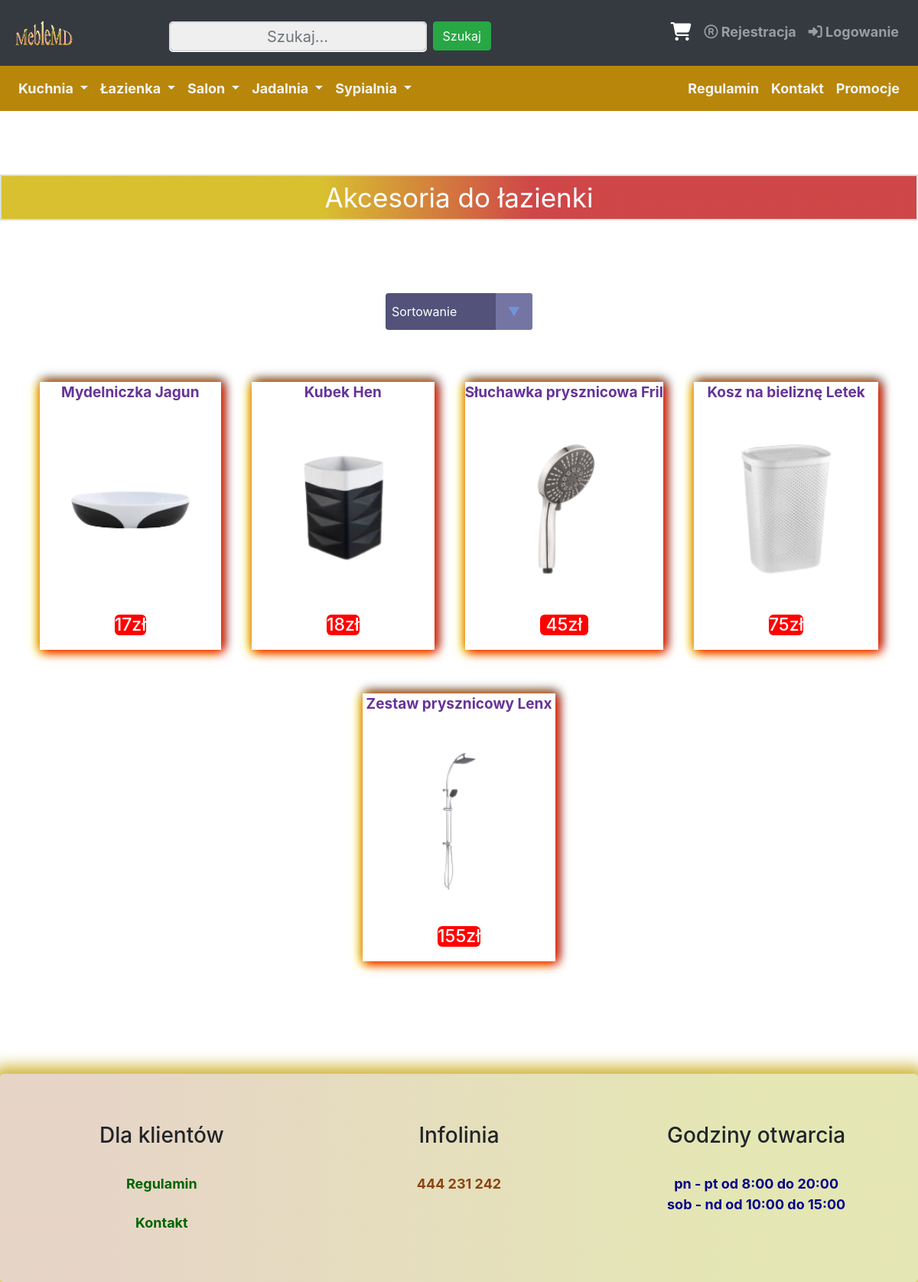
Page /lazienka_akcesorie_lazienkowe.php on the committed database.
### tables this page shows
CREATE TABLE `produkty` (
  `id` int(11) NOT NULL,
  `id_zdjec` varchar(15) DEFAULT NULL,
  `id_opisu_zdj` text NOT NULL,
  `nazwa` varchar(50) NOT NULL,
  `opis` text NOT NULL,
  `parametry` text NOT NULL,
  `cena` float NOT NULL,
  `ilosc` int(11) NOT NULL,
  `id_podkategoria` int(11) NOT NULL
);

### lazienka_akcesorie_lazienkowe.php (the view, shortened to what this page needs)
<?php
include("connect.php");
$sortowanie = isset($_POST['sort']) ? $_POST['sort'] : '';
?>
<!DOCTYPE html>
<html lang="pl">
<head>
<link href="style.css" rel="stylesheet" type="text/css" />
<link rel="stylesheet" href="https://maxcdn.bootstrapcdn.com/font-awesome/4.5.0/css/font-awesome.min.css">
<link rel="stylesheet" href="https://maxcdn.bootstrapcdn.com/bootstrap/4.5.2/css/bootstrap.min.css">
</head>
<body>
<div class="container-fluid">
<br><br><br>
 <?php
		echo'<nav class="navbar navbar-expand-xl bg-dark navbar-dark" style="position: relative;bottom:0.9cm;padding:17px">';
		echo'
				<a class="navbar-brand mx-auto" href="index.php"> <img class="img-fluid" src="images/logo.png" width="180" height="180"></a>
				<button class="navbar-toggler" type="button" data-toggle="collapse" data-target=".dual-collapse2">
					<span class="navbar-toggler-icon"></span>
				</button>';
				echo'<div class="navbar-collapse collapse w-100 order-2 dual-collapse2">';
				echo'<ul class="navbar-nav ml-auto">';
				echo'<li class="nav-item ">
				<form class="form-inline" action="wyszukiwarka.php" method="post" >
				<input class="form-control mr-sm-2 " name="wartosc" type="text" placeholder="Szukaj..." required>
				<button class="btn btn-success" text-center type="submit" style="position: relative; top:0.11cm;">Szukaj</button>
				</form>
				</li>';
				echo'</ul>';
				echo'</div>';
		echo'<div class="navbar-collapse collapse w-100 order-3 dual-collapse2">';
		echo'<ul class="navbar-nav ml-auto">';
		echo'  <li class="nav-item">';
		echo'   <a class="nav-link " href="wyswietlanie_koszyka.php">
		<i class="fa fa-shopping-cart"  data-toggle="tooltip" data-placement="bottom" title="Koszyk" style="font-size:24px;color:white; padding:1px"></i></a>';
		echo' 	</li>';
		if(isset($id_uzytkownika)!="")
			{}
			else{
		echo'  <li class="nav-item">';
		echo'   <a class="nav-link " href="rejestracja.php"><i class="fa fa-registered" aria-hidden="true"></i>  Rejestracja</a>';
		echo' 	</li>';
		echo'  <li class="nav-item ">';
		echo'   <a class="nav-link " href="logowanie.php"><i class="fa fa-sign-in" aria-hidden="true" ></i> Logowanie</a>';
		echo' 	</li>';
		}
		echo'</ul>';
		echo'  </div>';
		echo' </nav>';
		?>
<?php
if(isset($id_uzytkownika)!="")
	{
echo'
<nav class="navbar navbar-expand-xl navbar-dark " style="background-color:darkgoldenrod;position: relative; bottom:1.8cm;">
     <div class="mx-auto order-0">
        <a class="navbar-brand mx-auto" href="#"></a>
        <button class="navbar-toggler" type="button" data-toggle="collapse" data-target=".dual-collapse3">
            <span class="navbar-toggler-icon"></span>
        </button>
    </div>
    <div class="navbar-collapse collapse w-100 order-1 order-md-0 dual-collapse3">
        <ul class="navbar-nav mr-auto">
		<li class="nav-item dropdown">
      <a class="nav-link dropdown-toggle" style="color:whitesmoke;" href="#" id="navbardrop" data-toggle="dropdown">
       Kuchnia
      </a>
      <div class="dropdown-menu " style="background-color:darkgoldenrod">
        <a class="dropdown-item" href="krzesla_kuchnia.php">Krzesła</a>
        <a class="dropdown-item" href="stoly_kuchnia.php">Stoły</a></a>
        <a class="dropdown-item" href="szafki_kuchnia.php">Szafki</a>
		<a class="dropdown-item" href="blaty_kuchnia.php">Blaty</a>
      </div>
    </li>
	<li class="nav-item dropdown ">
      <a class="nav-link dropdown-toggle" style="color:whitesmoke;"  href="#" id="navbardrop" data-toggle="dropdown">
       Łazienka
      </a>
      <div class="dropdown-menu " style="background-color:darkgoldenrod">
        <a class="dropdown-item" href="lazienka_lustra.php">Lustra</a>
        <a class="dropdown-item" href="lazienka_umywalki.php">Umywalki</a></a>
        <a class="dropdown-item" href="lazienka_szafki.php">Szafki</a>
		<a class="dropdown-item" href="lazienka_akcesorie_lazienkowe.php">Akcesoria Łazienkowe</a>
      </div>
    </li>
	<li class="nav-item dropdown">
      <a class="nav-link dropdown-toggle" style="color:whitesmoke;"  href="#" id="navbardrop" data-toggle="dropdown">
       Salon
      </a>
      <div class="dropdown-menu" style="background-color:darkgoldenrod">
        <a class="dropdown-item" href="salon_stoly.php">Stoły</a>
        <a class="dropdown-item" href="salon_szafy.php">Szafy</a></a>
        <a class="dropdown-item" href="salon_narozniki.php">Narożniki</a>
		<a class="dropdown-item" href="salon_krzesla.php">Krzesła</a>
      </div>
    </li>
	<li class="nav-item dropdown">
      <a class="nav-link dropdown-toggle" style="color:whitesmoke;"  href="#" id="navbardrop" data-toggle="dropdown">
       Jadalnia
      </a>
      <div class="dropdown-menu" style="background-color:darkgoldenrod">
        <a class="dropdown-item" href="jadalnia_krzesla.php">Krzesła</a>
        <a class="dropdown-item" href="jadalnia_stoly.php">Stoły</a></a>
        <a class="dropdown-item" href="jadalnia_komody.php">Komody</a>
		<a class="dropdown-item" href="jadalnia_witryny.php">Witryny</a>
      </div>
    </li>
	<li class="nav-item dropdown">
      <a class="nav-link dropdown-toggle" style="color:whitesmoke;"  href="#" id="navbardrop" data-toggle="dropdown">
       Sypialnia
      </a>
      <div class="dropdown-menu" style="background-color:darkgoldenrod">
        <a class="dropdown-item" href="sypialnia_lozka.php">Łóżka</a>
        <a class="dropdown-item" href="sypialnia_szafy.php">Szafy</a></a>
        <a class="dropdown-item" href="sypialnia_materace.php">Materace</a>
		<a class="dropdown-item" href="sypialnia_lustra.php">Lustra</a>
      </div>
    </li>
        </ul>
    </div>
    <div class="navbar-collapse collapse w-100 order-3 dual-collapse3">
        <ul class="navbar-nav ml-auto">
		<li class="nav-item">
      <a class="nav-link" style="color:whitesmoke;" href="regulamin.php">Regulamin</a>
    </li>
	<li class="nav-item">
      <a class="nav-link "style="color:whitesmoke;" href="kontakt.php"> Kontakt</a>
    </li>
	<li class="nav-item">
      <a class="nav-link" style="color:whitesmoke;" href="promocja.php"> Promocje</a>
    </li>
        </ul>
    </div>
</nav>';
	}
	else{
echo'
<nav class="navbar navbar-expand-xl navbar-dark " style="background-color:darkgoldenrod;position: relative; bottom:0.9cm;">
    <div class="navbar-collapse collapse w-100 order-1 order-md-0 dual-collapse3">
        <ul class="navbar-nav mr-auto">
		<li class="nav-item dropdown">
      <a class="nav-link dropdown-toggle" style="color:whitesmoke;" href="#" id="navbardrop" data-toggle="dropdown">
       Kuchnia
      </a>
    </li>
	<li class="nav-item dropdown ">
      <a class="nav-link dropdown-toggle" style="color:whitesmoke;"  href="#" id="navbardrop" data-toggle="dropdown">
       Łazienka
      </a>
    </li>
	<li class="nav-item dropdown">
      <a class="nav-link dropdown-toggle" style="color:whitesmoke;"  href="#" id="navbardrop" data-toggle="dropdown">
       Salon
      </a>
    </li>
	<li class="nav-item dropdown">
      <a class="nav-link dropdown-toggle" style="color:whitesmoke;"  href="#" id="navbardrop" data-toggle="dropdown">
       Jadalnia
      </a>
    </li>
	<li class="nav-item dropdown">
      <a class="nav-link dropdown-toggle" style="color:whitesmoke;"  href="#" id="navbardrop" data-toggle="dropdown">
       Sypialnia
      </a>
    </li>
        </ul>
    </div>
    <div class="navbar-collapse collapse w-100 order-3 dual-collapse3">
        <ul class="navbar-nav ml-auto">
		<li class="nav-item">
      <a class="nav-link" style="color:whitesmoke;" href="regulamin.php">Regulamin</a>
    </li>
	<li class="nav-item">
      <a class="nav-link "style="color:whitesmoke;" href="kontakt.php"> Kontakt</a>
    </li>
	<li class="nav-item">
      <a class="nav-link" style="color:whitesmoke;" href="promocja.php"> Promocje</a>
    </li>
        </ul>
    </div>
</nav>';
	}
?>
	<div class="row text-center">
		<div class="col">
	<div class="napisek bg-dark text-white">
	<h67>
	Akcesoria do łazienki</h67>
	</div>
	</div>
	</div>
	<br><br><br><br><br><br>
	<div class="text-center">
<form method="post" action = "">
    <div class="select">
   <select  name='sort' onchange="this.form.submit()">
<option value=''>Sortowanie</option>
</select>
</div>
</form>
<br><br>
	<?php
$wynik = mysqli_query($link,"Select * from produkty where id_podkategoria=9 ORDER BY cena ".$sortowanie)
or die('Błąd zapytania');
if(mysqli_num_rows($wynik) > 0) {
    while($r = mysqli_fetch_object($wynik)) {
		$id=$r->id;
            echo '<div class="element">';
		echo '<div class="obramowanie">';
		echo"<h10>";
	   echo "<a style='text-decoration:none'   href='product.php?product_id=$id'>";
        echo "<b>".$r->nazwa."</b>";
	echo "<br> </br>";
		 echo"<img class='zoom' src=images/".$r->id_zdjec.".png width='190' height'120'>";
		echo "<br> </br>";
		echo "</a>";
		 echo '<div class="cenaobw">';
echo "<b><h5>".$r->cena. "zł </h5></b>";
echo"</h10>";
echo "<br> </br>";
echo'</div>';
echo '</div>';
			echo '</div>';
    }
}
?>
		<br><br><br>
    <div class="jumbotron text-center" style="margin-bottom:0;">
<div class="row ">
    <div class="col-sm-4">
      <h3>Dla klientów</h3>
      <br>
<a href="regulamin.php" style="text-decoration: none; color:darkgreen;">Regulamin</a>
<br><br>
<a href="kontakt.php" style="text-decoration: none; color:darkgreen;"> Kontakt</a>
    </div>
    <div class="col-sm-4">
      <h3>Infolinia</h3>
      <br>
<p style="color:saddlebrown;">444 231 242</p>
</div>
<div class="col-sm-4">
    <h3> Godziny otwarcia</h3>
<br>
	<p style="color: darkblue;">pn - pt od 8:00 do 20:00
	<br>
	sob - nd od 10:00 do 15:00</p>
</div>
  </div>
</div>
</body>
</html>

### style.css (style rules this page uses)
html, body { overflow-x: hidden; }
body { background-image: url('https://img.freepik.com/darmowe-zdjecie/bialy-drewniany-stol-tlo_53876-89436.jpg?size=626&ext=jpg'); background-position: -99999px -99999px; }
body:before { content: ""; background-image: inherit; position: fixed; top: 0; left: 0; height: 100vh; width: 100%; -webkit-background-size: cover !important; -moz-background-size: cover !important; -o-background-size: cover; background-size: cover !important; z-index: -1; }
.jumbotron { background: rgb(222,138,69); background: linear-gradient(90deg, rgba(222,138,69,0.23573179271708689) 9%, rgba(222,224,104,0.4374124649859944) 82%); border-radius: 14px 14px 14px 14px; box-shadow: 0 0 20px 10px #CFB53B; }
.jumbotron p { font-size: 18px; font-weight: bold; }
.jumbotron a { font-size: 18px; font-weight: bold; }
.nav-item { font-size: 18px; }
.navbar-collapse li a { color:whitesmoke; font-weight: bold; }
.container-fluid { padding: 0px !important; position: relative; top:-1cm; }
select { -webkit-appearance:none; -moz-appearance:none; -ms-appearance:none; appearance:none; outline:0; box-shadow:none; border:0!important; background: #52527a; background-image: none; flex: 1; padding: 0 .5em; color:white; cursor:pointer; font-size: 1em; font-family: 'Open Sans', sans-serif; }
.select { margin: 0 auto !important; position: relative; display: flex; width: 12em; height: 3em; line-height: 3; overflow: hidden; border-radius: .25em; }
.select::after { content: '\25BC'; position: absolute; top: 0; right: 0; padding: 0 1em; background: #7575a3; cursor:pointer; pointer-events:none; transition:.25s all ease; color:#7094db; }
input[type="password"], input[type="text"] { border: 1px solid #a1a3a3; border-radius: 4px; box-shadow: 0 1px #fff; box-sizing: border-box; color: #696969; height: 39px; transition: box-shadow 0.3s; width: 240px; text-align: center; }
.obramowanie { width:300px; height:350px; max-width: 900px; margin: 0 auto; clear: none; width: 100%; text-align: center; transition: transform 0.3s; text-align:center; box-shadow: 3px 3px 13px red, yellow -3px 3px 13px, 3px -3px 13px; }
.element { display: inline-block; padding:20px; }
.element a { font-size:19px; color:rebeccapurple; }
img.zoom { position: relative; z-index: 1; }
@media screen and (-webkit-min-device-pixel-ratio:0) { .cenaobw { color:white; } }
@media screen and (-webkit-min-device-pixel-ratio:0) { .cenaobw h5 { margin-left: 98px; margin-right: 98px; background-color:red; font-size:23px; border-radius: 6px 6px 6px 6px; background-color:rgb(255, 0, 0); } }
.cenaobw { color:white; }
.cenaobw h5 { margin-left: 98px; margin-right: 98px; background-color:red; font-size:23px; border-radius: 6px 6px 6px 6px; background-color:rgb(255, 0, 0); }
.napisek { background: rgb(244,215,45); background: linear-gradient(90deg, rgba(244,215,45,0.8547794117647058) 35%, rgba(247,74,74,0.7959558823529411) 58%); padding: 2px; border: 2px solid #D8DFDC; font-size:35px; position: relative;top:1.3cm; color: whitesmoke; }
.napisek h67 { top: 27px; z-index: 1; }
input[type=text] { width: 220px; background-color: #efefef; color: #666; border: 2px solid #ddd; border-radius: 5px; font-size: 20px; padding: 10px; box-sizing: border-box; outline: none; margin-top: 10px; }

### rows in the picture
produkty: nazwa "Mydelniczka Jagun", id_zdjec (picture), cena "17"
produkty: nazwa "Kubek Hen", id_zdjec (picture), cena "18"
produkty: nazwa "Słuchawka prysznicowa Fril", id_zdjec (picture), cena "45"
produkty: nazwa "Kosz na bieliznę Letek", id_zdjec (picture), cena "75"
produkty: nazwa "Zestaw prysznicowy Lenx", id_zdjec (picture), cena "155"
